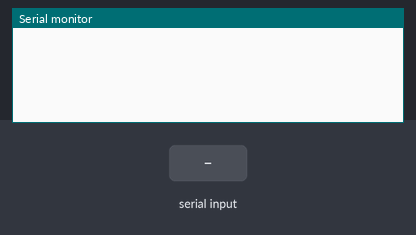
The sketch below on a simulated Arduino Uno, built with avr-gcc and run on an emulated ATmega328P. Parts: the last lines printed to the serial monitor. Inputs (shaded band) come from the test bench.

Above: at 1.2 s.
1.3 s: "1200" received over the second serial link
At 2.3 s:
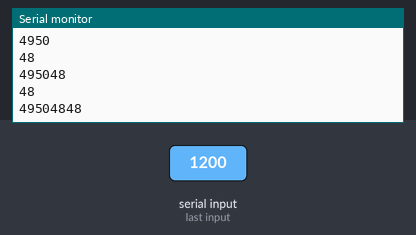
2.8 s: "1" received over the second serial link
At 3.6 s:
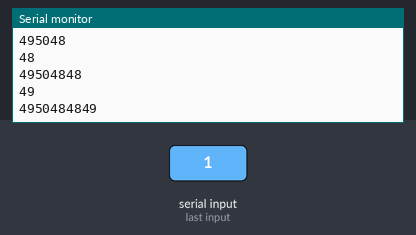
Timing chart, 0 to 5.8 s (numbered marks = the images above; inputs shaded):
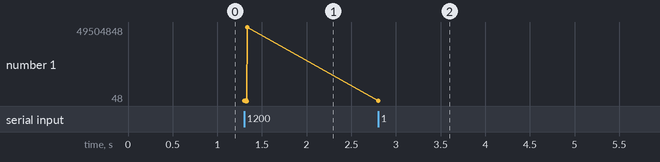

Measured:
- after the input at 1.3 s, the serial monitor: prints a new line at once (image 1)
- after the input at 2.8 s, the serial monitor: prints a new line at once (image 2)

The sketch:

sketch_jun27a.ino
```cpp
#include <SoftwareSerial.h>

SoftwareSerial btSerial(10, 11); // Pinos RX, TX do HC-05

String Arroz = "";

void setup() {
  Serial.begin(9600); // Inicia a comunicação serial com o monitor serial
  btSerial.begin(38400); // Inicia a comunicação serial com o HC-05
}

void loop() {
  if (btSerial.available()>0){
    int receivedNumber = btSerial.read();
    Arroz = Arroz + receivedNumber;
    // Imprimir o número recebido
    Serial.println(receivedNumber);
    Serial.println(Arroz);
    if (Arroz == "1200"){
      Serial.println("Arroz");
      Arroz = "";
    }

  }

}
```
